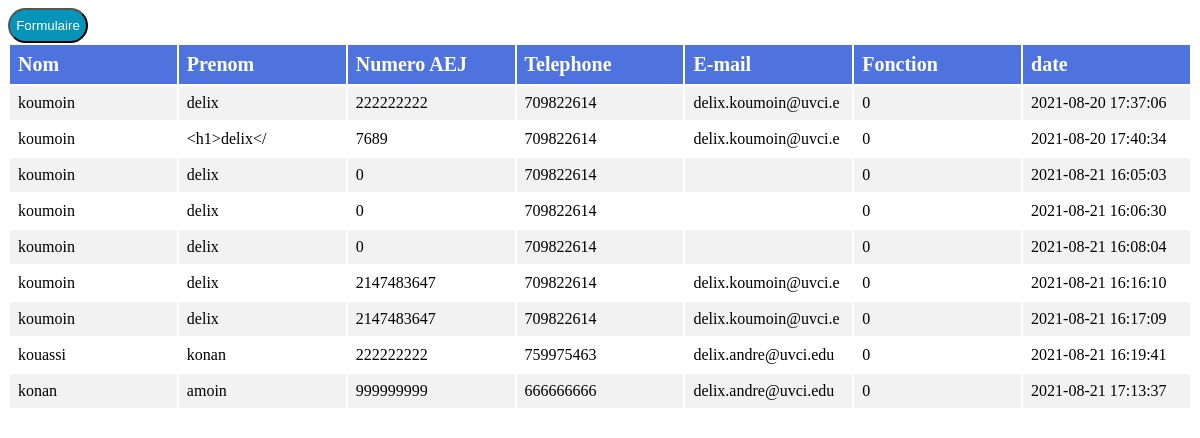
Screenshot of /tableau.php with the database file from the repository.
### tables this page shows
CREATE TABLE `etudiant` (
  `ID` int(20) NOT NULL,
  `nom` varchar(10) NOT NULL,
  `prenoms` varchar(20) NOT NULL,
  `numero_aej` int(20) NOT NULL,
  `telephone` int(10) NOT NULL,
  `imail` varchar(20) NOT NULL,
  `fonction` int(20) NOT NULL,
  `date` timestamp NOT NULL DEFAULT current_timestamp() ON UPDATE current_timestamp()
);

### tableau.php (the view, shortened to what this page needs)
<!DOCTYPE html>
<html lang="en">
<head>
</head>
<body>
    <button><a href="index.php">Formulaire</a></button>
    <?php
$servname = 'localhost';
$dbname = 'andrea';
$user = 'root';
$pass = '';
try{
    $dbco = new PDO("mysql:host=$servname;dbname=$dbname", $user, $pass);
    $dbco->setAttribute(PDO::ATTR_ERRMODE, PDO::ERRMODE_EXCEPTION);
}
catch(PDOException $e){
  echo "<p> Erreur : probleme d'access a la base de données </p>" . $e->getMessage();
}
$reponse =  $dbco->query('SELECT * FROM etudiant');
echo "<table border='1'>
<tr>
<th>Nom</th>
<th>Prenom</th>
<th>Numero AEJ</th>
<th>Telephone</th>
<th>E-mail</th>
<th>Fonction</th>
<th>date</th>
</tr>";
while ($row  = $reponse->fetch())
{
    echo "<tr>";
    echo "<td>" . $row['nom'] . "</td>";
    echo "<td>" . $row['prenoms'] . "</td>";
    echo "<td>" . $row['numero_aej'] . "</td>";
    echo "<td>" . $row['telephone'] . "</td>";
    echo "<td>" . $row['imail'] . "</td>";
    echo "<td>" . $row['fonction'] . "</td>";
    echo "<td>" . $row['date'] . "</td>";
    echo "</tr>";
}
echo "</table>";
?>
</body>
</html>

### tableau.php (style rules this page uses)
table { border-collapse: collapse; width: 100%; border: 1px solid #ddd; }
th, td { text-align: left; padding: 8px; border:2px solid #fff; min-width: 150px; }
th { background-color: #4e73df; color: #fff; font-size: 20px; }
tr:nth-child(even) { background-color: #f2f2f2; }
button { height: 35px; border-radius: 20px; background: #0695b9; width: 5rem; }
a { text-decoration: none; color: #fff; }

### rows the page displays
etudiant: nom "koumoin", prenoms "delix", numero_aej "222222222", telephone "709822614", imail "delix.koumoin@uvci.e", fonction "0", date "2021-08-20 17:37:06"
etudiant: nom "koumoin", prenoms "<h1>delix</", numero_aej "7689", telephone "709822614", imail "delix.koumoin@uvci.e", fonction "0", date "2021-08-20 17:40:34"
etudiant: nom "koumoin", prenoms "delix", numero_aej "0", telephone "709822614", fonction "0", date "2021-08-21 16:05:03"
etudiant: nom "koumoin", prenoms "delix", numero_aej "0", telephone "709822614", fonction "0", date "2021-08-21 16:06:30"
etudiant: nom "koumoin", prenoms "delix", numero_aej "0", telephone "709822614", fonction "0", date "2021-08-21 16:08:04"
etudiant: nom "koumoin", prenoms "delix", numero_aej "2147483647", telephone "709822614", imail "delix.koumoin@uvci.e", fonction "0", date "2021-08-21 16:16:10"
etudiant: nom "koumoin", prenoms "delix", numero_aej "2147483647", telephone "709822614", imail "delix.koumoin@uvci.e", fonction "0", date "2021-08-21 16:17:09"
etudiant: nom "kouassi", prenoms "konan", numero_aej "222222222", telephone "759975463", imail "delix.andre@uvci.edu", fonction "0", date "2021-08-21 16:19:41"
etudiant: nom "konan", prenoms "amoin", numero_aej "999999999", telephone "666666666", imail "delix.andre@uvci.edu", fonction "0", date "2021-08-21 17:13:37"
